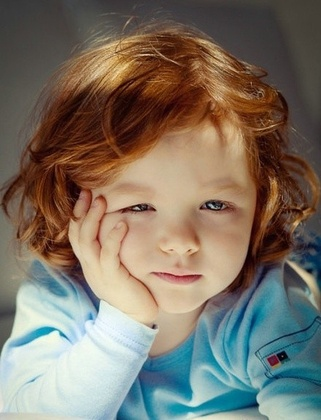
%> input picture 460.jpg, 321 x 420 px, shrunk from 438 x 573 before the run
$ octave test.m   (GNU Octave 9; MATLAB toolbox functions it lacks are replaced by stand-ins)
%> lines starting %> are read from the running program, lines starting %| are printed output that depends on the picture
clear all;
close all;
clc;

img=imread('460.jpg');
%> img is the input picture: size 420x321x3 uint8; mean R, G, B 123.8, 114.8, 102.2
% img=mat2gray(img);
img=rgb2gray(img);
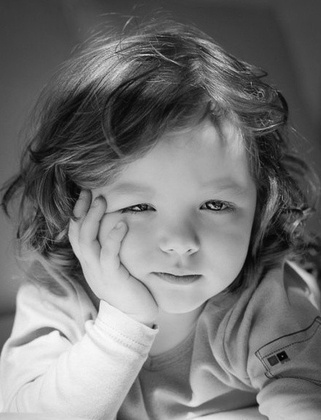
%> img: size 420x321 uint8; min 1, max 252, mean 116
% img=rgb2ind(img);
[m, n, l]=size(img);
%> m = 420; n = 321; l = 1
imshow(img);

r=10;        %模板半径
imgn=zeros(m+2*r,n+2*r);
imgn(r+1:r+m,r+1:r+n)=img;
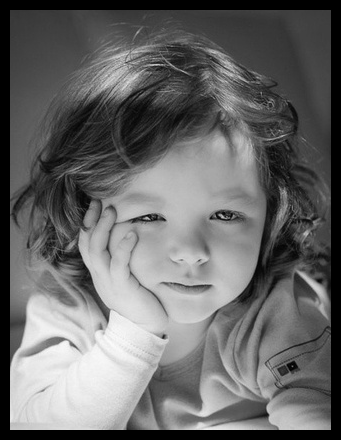
%> imgn: size 440x341 double; min 0, max 252, mean 104.2
imgn(1:r,r+1:r+n)=img(1:r,1:n);                 %扩展上边界
imgn(1:m+r,n+r+1:n+2*r)=imgn(1:m+r,n+1:n+r);    %扩展右边界
imgn(m+r+1:m+2*r,r+1:n+2*r)=imgn(m-r+1:m,r+1:n+2*r);    %扩展下边界
imgn(1:m+2*r,1:r)=imgn(1:m+2*r,r+1:2*r);       %扩展左边界
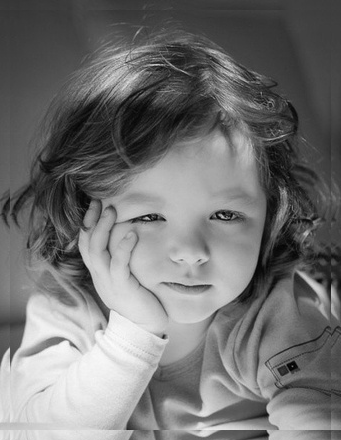
%> imgn: size 440x341 double; min 1, max 252, mean 114.4

sigma_d=2;
sigma_r=0.1;
[x,y] = meshgrid(-r:r,-r:r);
w1=exp(-(x.^2+y.^2)/(2*sigma_d^2));     %以距离作为自变量高斯滤波器

h=waitbar(0,'wait...');
for i=r+1:m+r
    for j=r+1:n+r
        w2=exp(-(imgn(i-r:i+r,j-r:j+r)-imgn(i,j)).^2/(2*sigma_r^2)); %以周围和当前像素灰度差值作为自变量的高斯滤波器
        w=w1.*w2;
%         w = w1;
        s=imgn(i-r:i+r,j-r:j+r).*w;
        imgn(i,j)=sum(sum(s))/sum(sum(w));

    end
    waitbar(i/m);
end
close(h)

figure;
imshow(mat2gray(imgn(r+1:m+r,r+1:n+r)));
